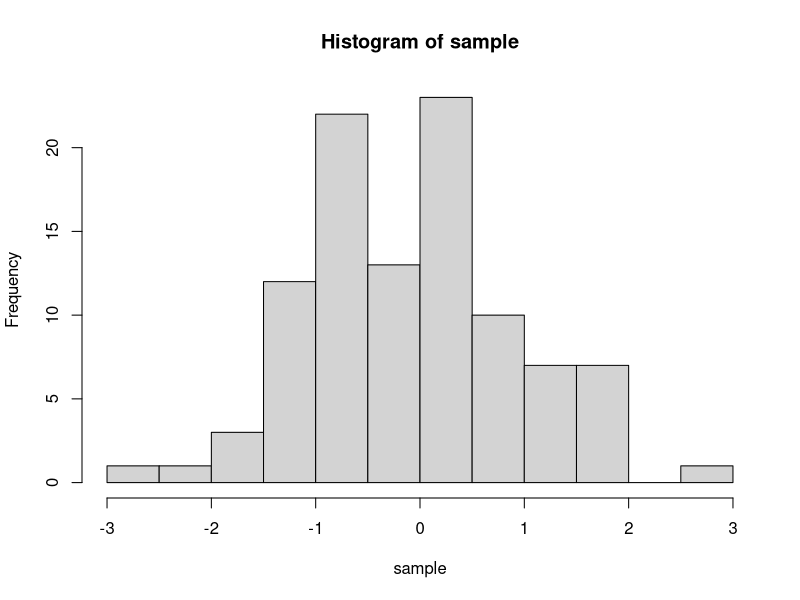
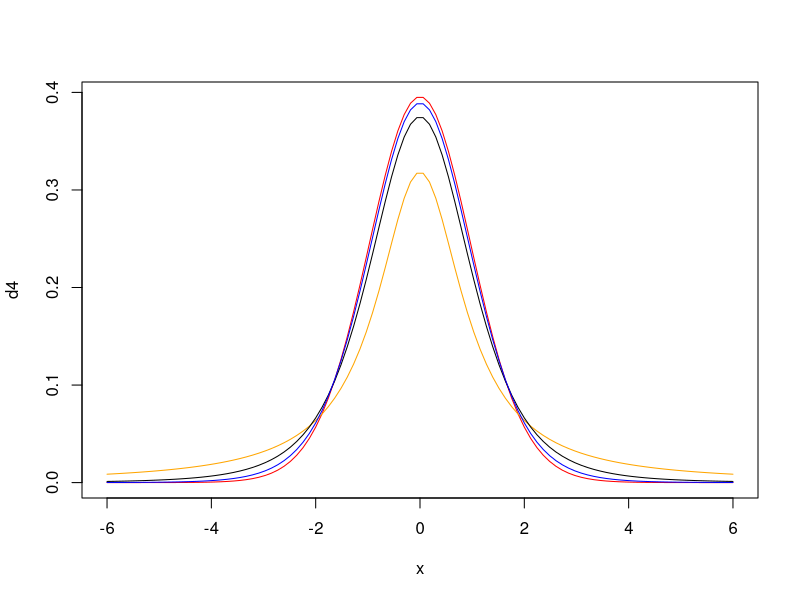

Reproduce these figures in R, in order. (Note: this script raises an error after producing the figures.)
# Assignment 7

#q1
n<-100
df<-n-1
sample<- rt(n,df)
hist(sample)

#q2
df<- c(2,10,25)
sample1<- rchisq(n,df[1])
sample2<- rchisq(n,df[2])  
sample3<- rchisq(n,df[3])
sample1
rchisq(n,df)

#q3
x<- seq(-6,6,length=100)
df<- c(1,4,10,30)
d1<- dt(x,df[1])
d2<- dt(x,df[2])
d3<- dt(x,df[3])
d4<- dt(x,df[4])

plot(x,d4,col="red",type='l')

color<- c("orange","black","blue")
for(i in 1:3){
  lines(x,dt(x,df[i]),col= color[i])
}
# q4
# (i)

df=c(10,20)
df(0.95,df[1],df[2])

#(ii)
pf(1.5,df[1],df[2])
# 1-pf(1.5,df1=v1,df2=v2)
x=1-pf(1.5,df[1],df[2])
x+df(1.5,df[1],df[2])

#(iii)
q<- c(0.25,0.5,0.75,0.999)
for(a in q){
  print(qf(a,v1,v2))
}
#(iv)
n<-1000
v1<-10
v2<-20
sample<- rf(n,df1=v1,df2=v2)
hist(sample)
